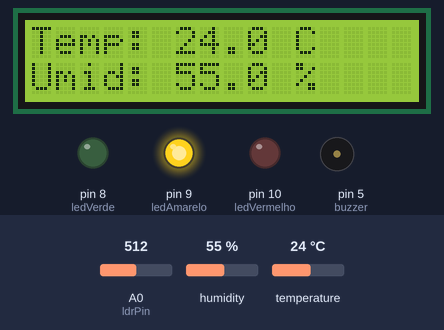
Bench run of a sketch on a simulated Arduino Uno, built with avr-gcc and run on an emulated ATmega328P. Shown: 16×2 character LCD, output pins drawn as LEDs (lit = HIGH), buzzer (waves = sounding, pin HIGH). The test bench sets the inputs (shaded band); at power-on: A0 (ldrPin) = 512, humidity 55 %, temperature 24 °C. What the sketch prints to the serial monitor is not drawn.

Above: at 4.0 s.
4.1 s: A0 (ldrPin) set to 409
At 16.7 s:
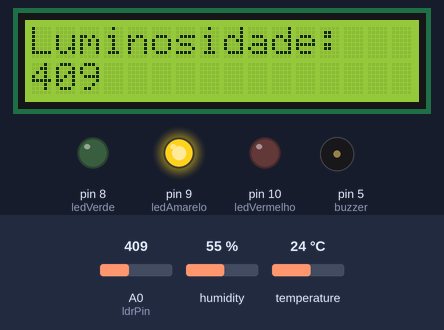
17.0 s: A0 (ldrPin) set to 392
At 19.0 s:
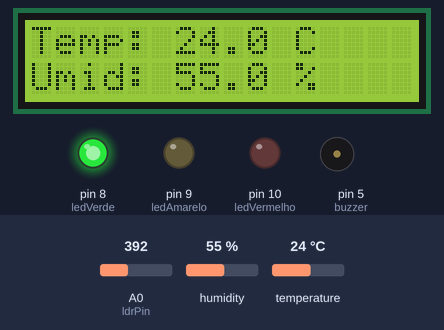
31.0 s: A0 (ldrPin) set to 710
At 37.3 s:
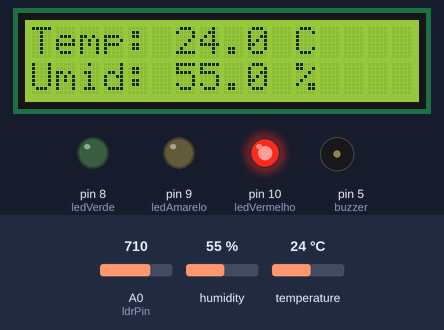
44.3 s: humidity set to 22 %
At 50.3 s:
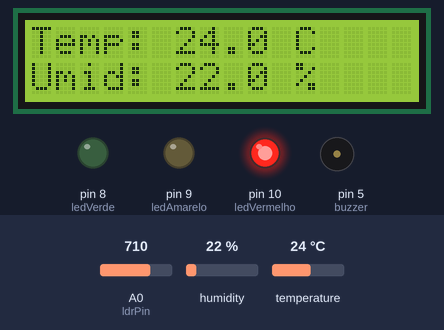
53.3 s: temperature set to 12 °C
At 55.5 s:
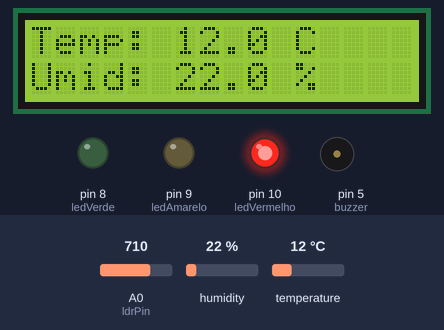
62.3 s: humidity set to 40 %
At 67.3 s:
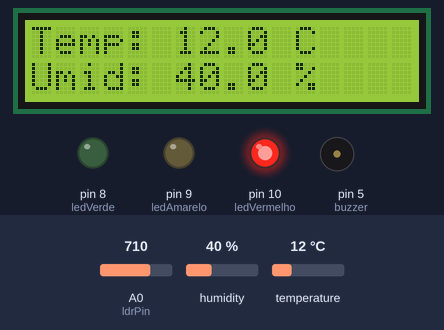
Timing chart, 0 to 68.8 s (numbered marks = the images above; inputs shaded):
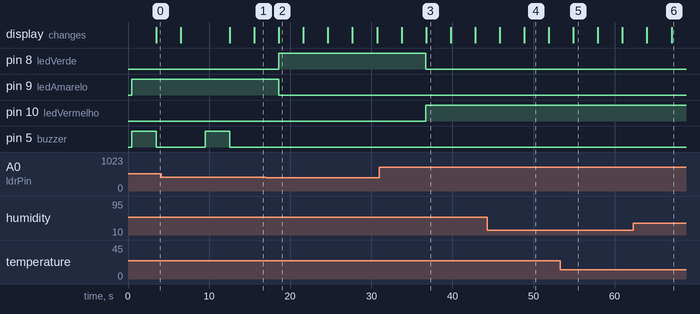

Measured:
- the behaviour switches between 400 and 399 on A0 (ldrPin) (found by bisection; images 1 and 2)
- after the input at 4.1 s, the display: first differs from a run without the input after 11.5 s (image 1)
- after the input at 17.0 s, pin 8 (ledVerde): LOW → HIGH after 1.6 s; pin 9 (ledAmarelo): HIGH → LOW after 1.6 s; pin 5 (buzzer): stops changing and stays LOW
- after the input at 31.0 s, pin 8 (ledVerde): HIGH → LOW after 5.7 s; pin 10 (ledVermelho): LOW → HIGH after 5.7 s
- after the input at 44.3 s, the display: first differs from a run without the input after 4.6 s (image 4)
- after the input at 53.3 s, the display: changes after 1.6 s (image 5)
- after the input at 62.3 s, the display: first differs from a run without the input after 4.7 s (image 6)

The sketch:

monitor-ambiente.ino
```cpp
#include <Adafruit_Sensor.h>
#include <DHT.h>
#include <DHT_U.h>
#include <LiquidCrystal_I2C.h>

#define LCD_ADDR 0x27
#define LCD_COLUMNS 16
#define LCD_ROWS 2
#define DHTTYPE    DHT22
#define DHTPIN 11
DHT_Unified dht(DHTPIN, DHTTYPE);
uint32_t delayMS;

LiquidCrystal_I2C lcd(LCD_ADDR, LCD_COLUMNS, LCD_ROWS);

const unsigned int ldrPin = A0;
const unsigned int ledVerde = 8;
const unsigned int ledAmarelo = 9;
const unsigned int ledVermelho = 10;
const unsigned int buzzer = 5;

const unsigned int LIMITE_ALERTA = 700;
const unsigned int LIMITE_OK = 400;

void setup() {

  lcd.begin(16,2);
  lcd.init();
  lcd.backlight();

  lcd.setCursor(5,0);
  lcd.print("Iniciando...");
  pinMode(ledVerde, OUTPUT);
  pinMode(ledAmarelo, OUTPUT);
  pinMode(ledVermelho, OUTPUT);
  pinMode(buzzer, OUTPUT);
  Serial.begin(9600);
  dht.begin();
  Serial.println("Usando o Sensor DHT");
  sensor_t sensor;
  dht.temperature().getSensor(&sensor);
  Serial.println("------------------------------------");
  Serial.println("Temperatura");
  Serial.print  ("Sensor:       "); Serial.println(sensor.name);
  Serial.print  ("Valor max:    "); Serial.print(sensor.max_value); Serial.println(" *C");
  Serial.print  ("Valor min:    "); Serial.print(sensor.min_value); Serial.println(" *C");
  Serial.print  ("Resolucao:   "); Serial.print(sensor.resolution); Serial.println(" *C");
  Serial.println("------------------------------------");
  dht.humidity().getSensor(&sensor);
  Serial.println("------------------------------------");
  Serial.println("Umidade");
  Serial.print  ("Sensor:       "); Serial.println(sensor.name);
  Serial.print  ("Valor max:    "); Serial.print(sensor.max_value); Serial.println("%");
  Serial.print  ("Valor min:    "); Serial.print(sensor.min_value); Serial.println("%");
  Serial.print  ("Resolucao:   "); Serial.print(sensor.resolution); Serial.println("%");
  Serial.println("------------------------------------");
  delayMS = sensor.min_delay / 1000;
}

void loop() {
  int valorLuz = analogRead(ldrPin);
  Serial.println(valorLuz);


  if (valorLuz < LIMITE_OK) {
    digitalWrite(ledVerde, HIGH);
    digitalWrite(ledAmarelo, LOW);
    digitalWrite(ledVermelho, LOW);
    digitalWrite(buzzer, LOW);
  }
  else if (valorLuz < LIMITE_ALERTA) {
    digitalWrite(ledVerde, LOW);
    digitalWrite(ledAmarelo, HIGH);
    digitalWrite(ledVermelho, LOW);
    digitalWrite(buzzer, HIGH);
    delay(3000);
    digitalWrite(buzzer, LOW);
  }
  else {
    digitalWrite(ledVerde, LOW);
    digitalWrite(ledAmarelo, LOW);
    digitalWrite(ledVermelho, HIGH);
    digitalWrite(buzzer, LOW);
  }


  sensors_event_t event;
  dht.temperature().getEvent(&event);
  float temperatura = 0.0;
  if (isnan(event.temperature)) {
    Serial.println("Erro na leitura da Temperatura!");
  } else {
    temperatura = event.temperature;
    Serial.print("Temperatura: ");
    Serial.print(temperatura);
    Serial.println(" *C");
  }


  dht.humidity().getEvent(&event);
  float umidade = 0.0;
  if (isnan(event.relative_humidity)) {
    Serial.println("Erro na leitura da Umidade!");
  } else {
    umidade = event.relative_humidity;
    Serial.print("Umidade: ");
    Serial.print(umidade);
    Serial.println("%");
  }


  lcd.clear();
  lcd.setCursor(0, 0);
  lcd.print("Temp: ");
  lcd.print(temperatura, 1);
  lcd.print(" C");

  lcd.setCursor(0, 1);
  lcd.print("Umid: ");
  lcd.print(umidade, 1);
  lcd.print(" %");

  delay(3000);


  lcd.clear();
  lcd.setCursor(0, 0);
  lcd.print("Luminosidade:");
  lcd.setCursor(0, 1);
  lcd.print(valorLuz);

  delay(3000);
}
```
